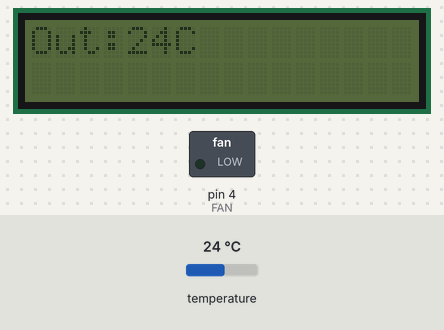
A sketch run on a simulated Arduino Uno, built with avr-gcc and run on an emulated ATmega328P. Parts: 16×2 character LCD, switched loads named in the sketch (green lamp = pin HIGH). The inputs (shaded band) are chosen by the test bench; at power-on: temperature 24 °C. What the sketch prints to the serial monitor is not drawn.

Above: at 1.3 s.
1.4 s: temperature set to 12 °C
At 7.7 s:
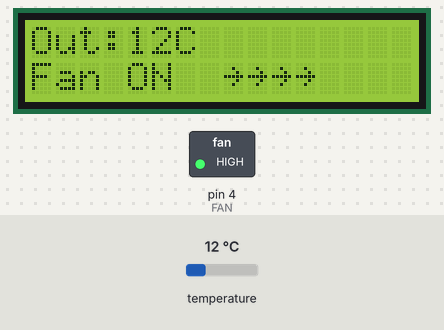
10.6 s: temperature set to 19 °C
At 13.1 s:
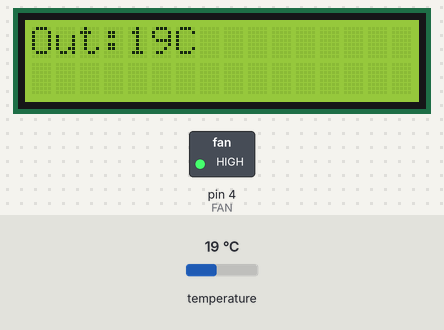
19.8 s: temperature set to 28 °C
At 20.4 s:
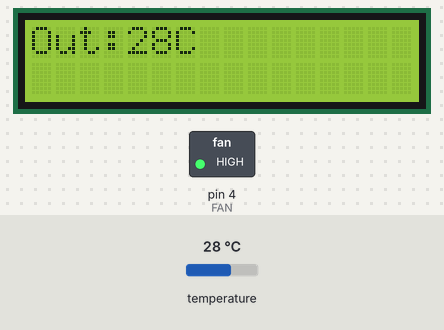
Timing chart, 0 to 22.8 s (numbered marks = the images above; inputs shaded):
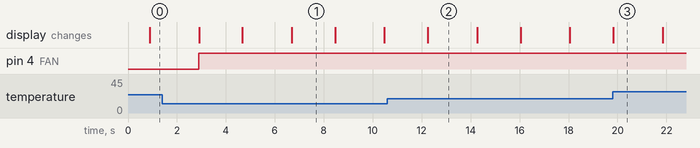

Measured:
- after the input at 10.6 s, the display: changes after 1.7 s (image 2)
- after the input at 19.8 s, the display: changes at once (image 3)
- what the display in image 1 shows lasts 1.8 s, from 6.7 s to 8.5 s
- what the display in image 2 shows lasts 2.0 s, from 12.3 s to 14.3 s

The sketch:

multi_ds18b20.ino
```cpp
/* Multiple DS18B20 1-Wire digital temperature sensors with Arduino example code. More info: https://www.makerguides.com */

// Include the required Arduino libraries:
#include "OneWire.h"
#include "DallasTemperature.h"
#include <LiquidCrystal_I2C.h>

// Define to which pin of the Arduino the 1-Wire bus is connected:
#define ONE_WIRE_BUS 5

// Create a new instance of the oneWire class to communicate with any OneWire device:
OneWire oneWire(ONE_WIRE_BUS);

// Pass the oneWire reference to DallasTemperature library:
DallasTemperature sensors(&oneWire);

// Liquid crystal via I2C
LiquidCrystal_I2C lcd(0x27, 16, 2); // I2C address 0x27, 16 column and 2 rows

int TOO_COLD_INSIDE = 20;
int TOO_WARM_INSIDE = 25;
int TEMP_DEGREES_BUFFER = 2;

bool USE_SERIAL = true;
bool USE_DISPLAY = true;

int FAN = 4;
byte fanOnOff = 0;

int deviceCount = 0;
float tempOutside;
float tempInside;

void setup() {
  pinMode(FAN, OUTPUT);
  // Init output
  if (USE_SERIAL) Serial.begin(9600);
  if (USE_DISPLAY) lcd.init();
  // Start up the library:
  sensors.begin();
  // Locate the devices on the bus:
  println("Locating devices...");
  print("Found ");
  deviceCount = sensors.getDeviceCount();
  print(deviceCount);
  println(" devices");
}

void loop() {
  // Send the command for all devices on the bus to perform a temperature conversion:
  sensors.requestTemperatures();
  printclear();

  // Display temperature from each sensor
  for (int i = 0;  i < deviceCount;  i++) {
    if (i == 0) {
      print("Out:");
      tempOutside = sensors.getTempCByIndex(i);
      print(int(round(tempOutside)));
      print("C");
    }
    if (i == 1) {
      print("In:");
      tempInside = sensors.getTempCByIndex(i);
      print(int(round(tempInside)));
      print("C");
      if (tempInside > TOO_WARM_INSIDE) print(" ! ");
      if (tempInside < TOO_COLD_INSIDE) print(" * ");
    }
    printbreak();
  }

  delay(2000);

  // Is it too warm inside, and cooler outside?
  if (tempInside > TOO_WARM_INSIDE && tempOutside < tempInside - TEMP_DEGREES_BUFFER) {
    printserial("Warm in, cold out.");
    digitalWrite(FAN, 1);
    printON();
  }
  // Is it too cold inside, and warmer outside?
  else if (tempInside < TOO_COLD_INSIDE && tempOutside > tempInside + TEMP_DEGREES_BUFFER) {
    printserial("Cold in, warm out.");
    digitalWrite(FAN, 1);
    printON();
  }
  // No? Then turn fan off.
  else {
    if (USE_SERIAL) print("Same same.");
    digitalWrite(FAN, 0);
    printOFF();
  }

  delay(1000);
}

///////////////////////////////////////////////////////////////////////////

void print(String msg) {
  if (USE_SERIAL) Serial.print(msg);
  if (USE_DISPLAY) lcd.print(msg);
}

void print(int val) {
  if (USE_SERIAL) Serial.print(val);
  if (USE_DISPLAY) lcd.print(val);
}

void print(float val) {
  if (USE_SERIAL) Serial.print(val);
  if (USE_DISPLAY) lcd.print(val);
}

void println(String msg) {
  if (USE_SERIAL) Serial.println(msg);
  if (USE_DISPLAY) lcd.println(msg);
}

void println(int val) {
  if (USE_SERIAL) Serial.println(val);
  if (USE_DISPLAY) lcd.println(val);
}

void println() {
  if (USE_SERIAL) Serial.println();
  if (USE_DISPLAY) lcd.setCursor(0,0);
}

void printserial(String msg) {
  if (USE_SERIAL) Serial.print(msg);
}

void printbreak() {
  if (USE_SERIAL) Serial.print(" | ");
  if (USE_DISPLAY) lcd.print(" ");
}

void printclear() {
  if (USE_SERIAL) Serial.println();
  if (USE_DISPLAY) {
    lcd.clear();
    lcd.setCursor(0,0);
  }
}

void printON() {
  if (USE_SERIAL) Serial.print(" Fan ON");
  if (USE_DISPLAY) {\
    lcd.setCursor(0,1);
    lcd.print("Fan ON  ~~~~");
    lcd.backlight();
  }
}

void printOFF() {
  if (USE_SERIAL) Serial.print(" Fan OFF");
  if (USE_DISPLAY) {
    lcd.setCursor(0,1);
    lcd.print("Fan OFF");
    lcd.noBacklight();
  }
}
```
